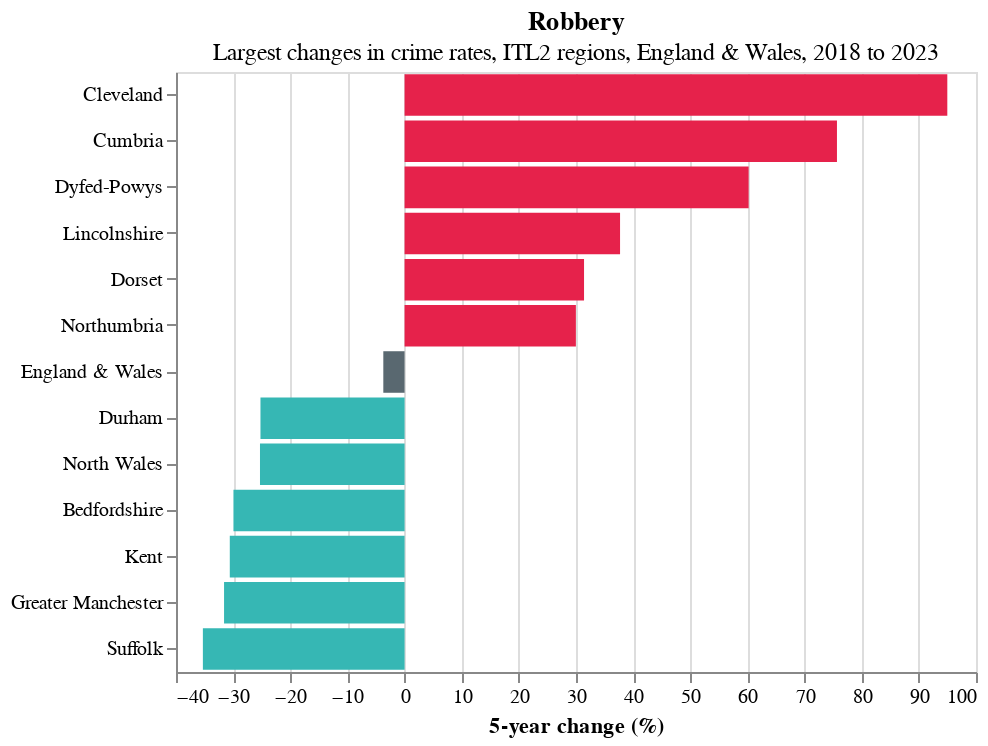

The specification (Vega-Lite) saved for this image:
### Vega-Lite specification from a JSON file in a GitHub repository (floating-point values rounded to 4 significant figures)
{"config": {"view": {"continuousWidth": 300, "continuousHeight": 300}}, "layer": [{"data": {"name": "data-9c00aa9dc2b1c1a0b4bf9b34ead12925"}, "mark": {"type": "line", "color": "#gray", "size": 2}, "encoding": {"x": {"field": "x", "type": "quantitative"}}}, {"data": {"name": "data-e3853221a2da9cdb416e1489fbc40405"}, "mark": {"type": "bar"}, "encoding": {"color": {"field": "colour", "scale": null, "type": "nominal"}, "tooltip": [{"field": "Area Name", "type": "nominal"}, {"field": "Crime type", "type": "nominal"}, {"field": "5-year change", "type": "quantitative"}], "x": {"axis": {"title": "5-year change (%)"}, "field": "5-year change", "type": "quantitative"}, "y": {"axis": {"title": ""}, "field": "Area Name", "sort": "-x", "type": "nominal"}}, "name": "view_45", "title": {"text": "Robbery", "subtitle": "Largest changes in crime rates, ITL2 regions, England & Wales, 2018 to 2023"}}], "height": 300, "params": [{"name": "param_338", "select": {"type": "interval", "encodings": ["x", "y"]}, "bind": "scales", "views": ["view_45"]}], "width": 400, "$schema": "https://vega.github.io/schema/vega-lite/v5.8.0.json", "datasets": {"data-9c00aa9dc2b1c1a0b4bf9b34ead12925": [{"x": 0}], "data-e3853221a2da9cdb416e1489fbc40405": [{"Area Code": "E23000013", "Area Name": "Cleveland", "Crime type": "Robbery", "rate (2018)": 0.8567, "rate (2023)": 1.67, "5-year change": 94.98, "colour": "#e6224b"}, {"Area Code": "E23000002", "Area Name": "Cumbria", "Crime type": "Robbery", "rate (2018)": 0.1966, "rate (2023)": 0.3454, "5-year change": 75.67, "colour": "#e6224b"}, {"Area Code": "W15000004", "Area Name": "Dyfed-Powys", "Crime type": "Robbery", "rate (2018)": 0.09676, "rate (2023)": 0.155, "5-year change": 60.21, "colour": "#e6224b"}, {"Area Code": "E23000020", "Area Name": "Lincolnshire", "Crime type": "Robbery", "rate (2018)": 0.3501, "rate (2023)": 0.4821, "5-year change": 37.71, "colour": "#e6224b"}, {"Area Code": "E23000039", "Area Name": "Dorset", "Crime type": "Robbery", "rate (2018)": 0.4295, "rate (2023)": 0.5644, "5-year change": 31.41, "colour": "#e6224b"}, {"Area Code": "E23000007", "Area Name": "Northumbria", "Crime type": "Robbery", "rate (2018)": 0.5502, "rate (2023)": 0.7151, "5-year change": 29.98, "colour": "#e6224b"}, {"Area Code": "E23000025", "Area Name": "Suffolk", "Crime type": "Robbery", "rate (2018)": 0.5284, "rate (2023)": 0.3419, "5-year change": -35.3, "colour": "#36b7b4"}, {"Area Code": "E23000005", "Area Name": "Greater Manchester", "Crime type": "Robbery", "rate (2018)": 2.598, "rate (2023)": 1.777, "5-year change": -31.59, "colour": "#36b7b4"}, {"Area Code": "E23000032", "Area Name": "Kent", "Crime type": "Robbery", "rate (2018)": 0.9109, "rate (2023)": 0.6323, "5-year change": -30.59, "colour": "#36b7b4"}, {"Area Code": "E23000026", "Area Name": "Bedfordshire", "Crime type": "Robbery", "rate (2018)": 1.124, "rate (2023)": 0.7874, "5-year change": -29.95, "colour": "#36b7b4"}, {"Area Code": "W15000001", "Area Name": "North Wales", "Crime type": "Robbery", "rate (2018)": 0.2786, "rate (2023)": 0.2081, "5-year change": -25.3, "colour": "#36b7b4"}, {"Area Code": "E23000008", "Area Name": "Durham", "Crime type": "Robbery", "rate (2018)": 0.4397, "rate (2023)": 0.3288, "5-year change": -25.22, "colour": "#36b7b4"}, {"Area Code": "K04000001", "Area Name": "England & Wales", "Crime type": "Robbery", "rate (2018)": 1.347, "rate (2023)": 1.297, "5-year change": -3.72, "colour": "#596870"}]}}
